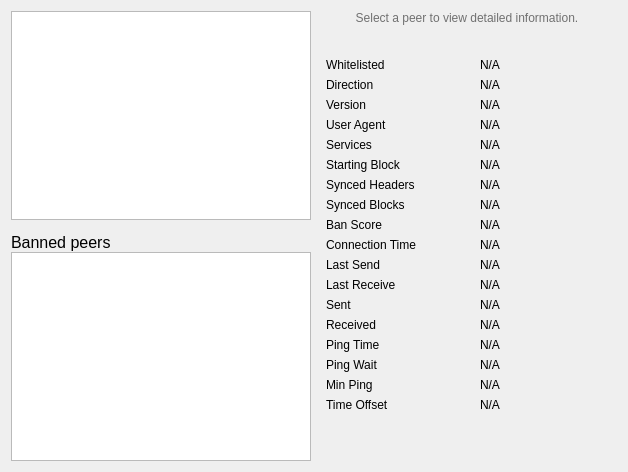
        <widget class="QWidget" name="tab_peers">
         <attribute name="title">
          <string>&amp;Peers</string>
         </attribute>
         <layout class="QGridLayout" name="gridLayout_2">
          <item row="0" column="0" rowspan="2">
           <layout class="QVBoxLayout" name="verticalLayout_101">
            <property name="spacing">
             <number>0</number>
            </property>
            <item>
             <widget class="QTableView" name="peerWidget">
              <property name="styleSheet">
               <string notr="true">border: 1px solid #bababa;</string>
              </property>
              <property name="horizontalScrollBarPolicy">
               <enum>Qt::ScrollBarAsNeeded</enum>
              </property>
              <property name="tabKeyNavigation">
               <bool>false</bool>
              </property>
              <property name="sortingEnabled">
               <bool>true</bool>
              </property>
              <attribute name="horizontalHeaderHighlightSections">
               <bool>false</bool>
              </attribute>
             </widget>
            </item>
            <item>
             <widget class="QLabel" name="banHeading">
              <property name="sizePolicy">
               <sizepolicy hsizetype="Preferred" vsizetype="Minimum">
                <horstretch>0</horstretch>
                <verstretch>0</verstretch>
               </sizepolicy>
              </property>
              <property name="minimumSize">
               <size>
                <width>300</width>
                <height>32</height>
               </size>
              </property>
              <property name="maximumSize">
               <size>
                <width>16777215</width>
                <height>32</height>
               </size>
              </property>
              <property name="font">
               <font>
                <pointsize>12</pointsize>
               </font>
              </property>
              <property name="cursor">
               <cursorShape>IBeamCursor</cursorShape>
              </property>
              <property name="text">
               <string>Banned peers</string>
              </property>
              <property name="alignment">
               <set>Qt::AlignBottom|Qt::AlignLeading|Qt::AlignLeft</set>
              </property>
              <property name="wordWrap">
               <bool>true</bool>
              </property>
              <property name="textInteractionFlags">
               <set>Qt::NoTextInteraction</set>
              </property>
             </widget>
            </item>
            <item>
             <widget class="QTableView" name="banlistWidget">
              <property name="sizePolicy">
               <sizepolicy hsizetype="Expanding" vsizetype="Expanding">
                <horstretch>0</horstretch>
                <verstretch>0</verstretch>
               </sizepolicy>
              </property>
              <property name="styleSheet">
               <string notr="true">border: 1px solid #bababa;</string>
              </property>
              <property name="horizontalScrollBarPolicy">
               <enum>Qt::ScrollBarAsNeeded</enum>
              </property>
              <property name="tabKeyNavigation">
               <bool>false</bool>
              </property>
              <property name="sortingEnabled">
               <bool>true</bool>
              </property>
              <attribute name="horizontalHeaderHighlightSections">
               <bool>false</bool>
              </attribute>
             </widget>
            </item>
           </layout>
          </item>
          <item row="0" column="1">
           <widget class="QLabel" name="peerHeading">
            <property name="sizePolicy">
             <sizepolicy hsizetype="Preferred" vsizetype="Minimum">
              <horstretch>0</horstretch>
              <verstretch>0</verstretch>
             </sizepolicy>
            </property>
            <property name="minimumSize">
             <size>
              <width>300</width>
              <height>32</height>
             </size>
            </property>
            <property name="cursor">
             <cursorShape>IBeamCursor</cursorShape>
            </property>
            <property name="styleSheet">
             <string notr="true">
color:#707070;
font-size:13.5px;</string>
            </property>
            <property name="text">
             <string>Select a peer to view detailed information.</string>
            </property>
            <property name="alignment">
             <set>Qt::AlignHCenter|Qt::AlignTop</set>
            </property>
            <property name="wordWrap">
             <bool>true</bool>
            </property>
            <property name="textInteractionFlags">
             <set>Qt::LinksAccessibleByMouse|Qt::TextSelectableByKeyboard|Qt::TextSelectableByMouse</set>
            </property>
           </widget>
          </item>
          <item row="1" column="1">
           <widget class="QWidget" name="detailWidget" native="true">
            <property name="minimumSize">
             <size>
              <width>300</width>
              <height>0</height>
             </size>
            </property>
            <layout class="QGridLayout" name="gridLayout_3">
             <item row="0" column="0">
              <widget class="QLabel" name="label_30">
               <property name="text">
                <string>Whitelisted</string>
               </property>
              </widget>
             </item>
             <item row="0" column="2">
              <widget class="QLabel" name="peerWhitelisted">
               <property name="cursor">
                <cursorShape>IBeamCursor</cursorShape>
               </property>
               <property name="text">
                <string>N/A</string>
               </property>
               <property name="textFormat">
                <enum>Qt::PlainText</enum>
               </property>
               <property name="textInteractionFlags">
                <set>Qt::LinksAccessibleByMouse|Qt::TextSelectableByKeyboard|Qt::TextSelectableByMouse</set>
               </property>
              </widget>
             </item>
             <item row="1" column="0">
              <widget class="QLabel" name="label_23">
               <property name="text">
                <string>Direction</string>
               </property>
              </widget>
             </item>
             <item row="1" column="2">
              <widget class="QLabel" name="peerDirection">
               <property name="cursor">
                <cursorShape>IBeamCursor</cursorShape>
               </property>
               <property name="text">
                <string>N/A</string>
               </property>
               <property name="textFormat">
                <enum>Qt::PlainText</enum>
               </property>
               <property name="textInteractionFlags">
                <set>Qt::LinksAccessibleByMouse|Qt::TextSelectableByKeyboard|Qt::TextSelectableByMouse</set>
               </property>
              </widget>
             </item>
             <item row="2" column="0">
              <widget class="QLabel" name="label_21">
               <property name="text">
                <string>Version</string>
               </property>
              </widget>
             </item>
             <item row="2" column="2">
              <widget class="QLabel" name="peerVersion">
               <property name="cursor">
                <cursorShape>IBeamCursor</cursorShape>
               </property>
               <property name="text">
                <string>N/A</string>
               </property>
               <property name="textFormat">
                <enum>Qt::PlainText</enum>
               </property>
               <property name="textInteractionFlags">
                <set>Qt::LinksAccessibleByMouse|Qt::TextSelectableByKeyboard|Qt::TextSelectableByMouse</set>
               </property>
              </widget>
             </item>
             <item row="3" column="0">
              <widget class="QLabel" name="label_28">
               <property name="text">
                <string>User Agent</string>
               </property>
              </widget>
             </item>
             <item row="3" column="2">
              <widget class="QLabel" name="peerSubversion">
               <property name="cursor">
                <cursorShape>IBeamCursor</cursorShape>
               </property>
               <property name="text">
                <string>N/A</string>
               </property>
               <property name="textFormat">
                <enum>Qt::PlainText</enum>
               </property>
               <property name="textInteractionFlags">
                <set>Qt::LinksAccessibleByMouse|Qt::TextSelectableByKeyboard|Qt::TextSelectableByMouse</set>
               </property>
              </widget>
             </item>
             <item row="4" column="0">
              <widget class="QLabel" name="label_4">
               <property name="text">
                <string>Services</string>
               </property>
              </widget>
             </item>
             <item row="4" column="2">
              <widget class="QLabel" name="peerServices">
               <property name="cursor">
                <cursorShape>IBeamCursor</cursorShape>
               </property>
               <property name="text">
                <string>N/A</string>
               </property>
               <property name="textFormat">
                <enum>Qt::PlainText</enum>
               </property>
               <property name="textInteractionFlags">
                <set>Qt::LinksAccessibleByMouse|Qt::TextSelectableByKeyboard|Qt::TextSelectableByMouse</set>
               </property>
              </widget>
             </item>
             <item row="5" column="0">
              <widget class="QLabel" name="label_29">
               <property name="text">
                <string>Starting Block</string>
               </property>
              </widget>
             </item>
             <item row="5" column="2">
              <widget class="QLabel" name="peerHeight">
               <property name="cursor">
                <cursorShape>IBeamCursor</cursorShape>
               </property>
               <property name="text">
                <string>N/A</string>
               </property>
               <property name="textFormat">
                <enum>Qt::PlainText</enum>
               </property>
               <property name="textInteractionFlags">
                <set>Qt::LinksAccessibleByMouse|Qt::TextSelectableByKeyboard|Qt::TextSelectableByMouse</set>
               </property>
              </widget>
             </item>
             <item row="6" column="0">
              <widget class="QLabel" name="label_27">
               <property name="text">
                <string>Synced Headers</string>
               </property>
              </widget>
             </item>
             <item row="6" column="2">
              <widget class="QLabel" name="peerSyncHeight">
               <property name="cursor">
                <cursorShape>IBeamCursor</cursorShape>
               </property>
               <property name="text">
                <string>N/A</string>
               </property>
               <property name="textFormat">
                <enum>Qt::PlainText</enum>
               </property>
               <property name="textInteractionFlags">
                <set>Qt::LinksAccessibleByMouse|Qt::TextSelectableByKeyboard|Qt::TextSelectableByMouse</set>
               </property>
              </widget>
             </item>
             <item row="7" column="0">
              <widget class="QLabel" name="label_25">
               <property name="text">
                <string>Synced Blocks</string>
               </property>
              </widget>
             </item>
             <item row="7" column="2">
              <widget class="QLabel" name="peerCommonHeight">
               <property name="cursor">
                <cursorShape>IBeamCursor</cursorShape>
               </property>
               <property name="text">
                <string>N/A</string>
               </property>
               <property name="textFormat">
                <enum>Qt::PlainText</enum>
               </property>
               <property name="textInteractionFlags">
                <set>Qt::LinksAccessibleByMouse|Qt::TextSelectableByKeyboard|Qt::TextSelectableByMouse</set>
               </property>
              </widget>
             </item>
             <item row="8" column="0">
              <widget class="QLabel" name="label_24">
               <property name="text">
                <string>Ban Score</string>
               </property>
              </widget>
             </item>
             <item row="8" column="2">
              <widget class="QLabel" name="peerBanScore">
               <property name="cursor">
                <cursorShape>IBeamCursor</cursorShape>
               </property>
               <property name="text">
                <string>N/A</string>
               </property>
               <property name="textFormat">
                <enum>Qt::PlainText</enum>
               </property>
               <property name="textInteractionFlags">
                <set>Qt::LinksAccessibleByMouse|Qt::TextSelectableByKeyboard|Qt::TextSelectableByMouse</set>
               </property>
              </widget>
             </item>
             <item row="9" column="0">
              <widget class="QLabel" name="label_22">
               <property name="text">
                <string>Connection Time</string>
               </property>
              </widget>
             </item>
             <item row="9" column="2">
              <widget class="QLabel" name="peerConnTime">
               <property name="cursor">
                <cursorShape>IBeamCursor</cursorShape>
               </property>
               <property name="text">
                <string>N/A</string>
               </property>
               <property name="textFormat">
                <enum>Qt::PlainText</enum>
               </property>
               <property name="textInteractionFlags">
                <set>Qt::LinksAccessibleByMouse|Qt::TextSelectableByKeyboard|Qt::TextSelectableByMouse</set>
               </property>
              </widget>
             </item>
             <item row="10" column="0">
              <widget class="QLabel" name="label_15">
               <property name="text">
                <string>Last Send</string>
               </property>
              </widget>
             </item>
             <item row="10" column="2">
              <widget class="QLabel" name="peerLastSend">
               <property name="cursor">
                <cursorShape>IBeamCursor</cursorShape>
               </property>
               <property name="text">
                <string>N/A</string>
               </property>
               <property name="textFormat">
                <enum>Qt::PlainText</enum>
               </property>
               <property name="textInteractionFlags">
                <set>Qt::LinksAccessibleByMouse|Qt::TextSelectableByKeyboard|Qt::TextSelectableByMouse</set>
               </property>
              </widget>
             </item>
             <item row="11" column="0">
              <widget class="QLabel" name="label_19">
               <property name="text">
                <string>Last Receive</string>
               </property>
              </widget>
             </item>
             <item row="11" column="2">
              <widget class="QLabel" name="peerLastRecv">
               <property name="cursor">
                <cursorShape>IBeamCursor</cursorShape>
               </property>
               <property name="text">
                <string>N/A</string>
               </property>
               <property name="textFormat">
                <enum>Qt::PlainText</enum>
               </property>
               <property name="textInteractionFlags">
                <set>Qt::LinksAccessibleByMouse|Qt::TextSelectableByKeyboard|Qt::TextSelectableByMouse</set>
               </property>
              </widget>
             </item>
             <item row="12" column="0">
              <widget class="QLabel" name="label_18">
               <property name="text">
                <string>Sent</string>
               </property>
              </widget>
             </item>
             <item row="12" column="2">
              <widget class="QLabel" name="peerBytesSent">
               <property name="cursor">
                <cursorShape>IBeamCursor</cursorShape>
               </property>
               <property name="text">
                <string>N/A</string>
               </property>
               <property name="textFormat">
                <enum>Qt::PlainText</enum>
               </property>
               <property name="textInteractionFlags">
                <set>Qt::LinksAccessibleByMouse|Qt::TextSelectableByKeyboard|Qt::TextSelectableByMouse</set>
               </property>
              </widget>
             </item>
             <item row="13" column="0">
              <widget class="QLabel" name="label_20">
               <property name="text">
                <string>Received</string>
               </property>
              </widget>
             </item>
             <item row="13" column="2">
              <widget class="QLabel" name="peerBytesRecv">
               <property name="cursor">
                <cursorShape>IBeamCursor</cursorShape>
               </property>
               <property name="text">
                <string>N/A</string>
               </property>
               <property name="textFormat">
                <enum>Qt::PlainText</enum>
               </property>
               <property name="textInteractionFlags">
                <set>Qt::LinksAccessibleByMouse|Qt::TextSelectableByKeyboard|Qt::TextSelectableByMouse</set>
               </property>
              </widget>
             </item>
             <item row="14" column="0">
              <widget class="QLabel" name="label_26">
               <property name="text">
                <string>Ping Time</string>
               </property>
              </widget>
             </item>
             <item row="14" column="2">
              <widget class="QLabel" name="peerPingTime">
               <property name="cursor">
                <cursorShape>IBeamCursor</cursorShape>
               </property>
               <property name="text">
                <string>N/A</string>
               </property>
               <property name="textFormat">
                <enum>Qt::PlainText</enum>
               </property>
               <property name="textInteractionFlags">
                <set>Qt::LinksAccessibleByMouse|Qt::TextSelectableByKeyboard|Qt::TextSelectableByMouse</set>
               </property>
              </widget>
             </item>
             <item row="15" column="0">
              <widget class="QLabel" name="peerPingWaitLabel">
               <property name="toolTip">
                <string>The duration of a currently outstanding ping.</string>
               </property>
               <property name="text">
                <string>Ping Wait</string>
               </property>
              </widget>
             </item>
             <item row="15" column="2">
              <widget class="QLabel" name="peerPingWait">
               <property name="cursor">
                <cursorShape>IBeamCursor</cursorShape>
               </property>
               <property name="text">
                <string>N/A</string>
               </property>
               <property name="textFormat">
                <enum>Qt::PlainText</enum>
               </property>
               <property name="textInteractionFlags">
                <set>Qt::LinksAccessibleByMouse|Qt::TextSelectableByKeyboard|Qt::TextSelectableByMouse</set>
               </property>
              </widget>
             </item>
             <item row="16" column="0">
              <widget class="QLabel" name="peerMinPingLabel">
               <property name="text">
                <string>Min Ping</string>
               </property>
              </widget>
             </item>
             <item row="16" column="2">
              <widget class="QLabel" name="peerMinPing">
               <property name="cursor">
                <cursorShape>IBeamCursor</cursorShape>
               </property>
               <property name="text">
                <string>N/A</string>
               </property>
               <property name="textFormat">
                <enum>Qt::PlainText</enum>
               </property>
               <property name="textInteractionFlags">
                <set>Qt::LinksAccessibleByMouse|Qt::TextSelectableByKeyboard|Qt::TextSelectableByMouse</set>
               </property>
              </widget>
             </item>
             <item row="17" column="0">
              <widget class="QLabel" name="label_timeoffset">
               <property name="text">
                <string>Time Offset</string>
               </property>
              </widget>
             </item>
             <item row="17" column="2">
              <widget class="QLabel" name="timeoffset">
               <property name="cursor">
                <cursorShape>IBeamCursor</cursorShape>
               </property>
               <property name="text">
                <string>N/A</string>
               </property>
               <property name="textFormat">
                <enum>Qt::PlainText</enum>
               </property>
               <property name="textInteractionFlags">
                <set>Qt::LinksAccessibleByMouse|Qt::TextSelectableByKeyboard|Qt::TextSelectableByMouse</set>
               </property>
              </widget>
             </item>
             <item row="18" column="1">
              <spacer name="verticalSpacer_3">
               <property name="orientation">
                <enum>Qt::Vertical</enum>
               </property>
               <property name="sizeHint" stdset="0">
                <size>
                 <width>20</width>
                 <height>40</height>
                </size>
               </property>
              </spacer>
             </item>
            </layout>
           </widget>
          </item>
         </layout>
        </widget>
